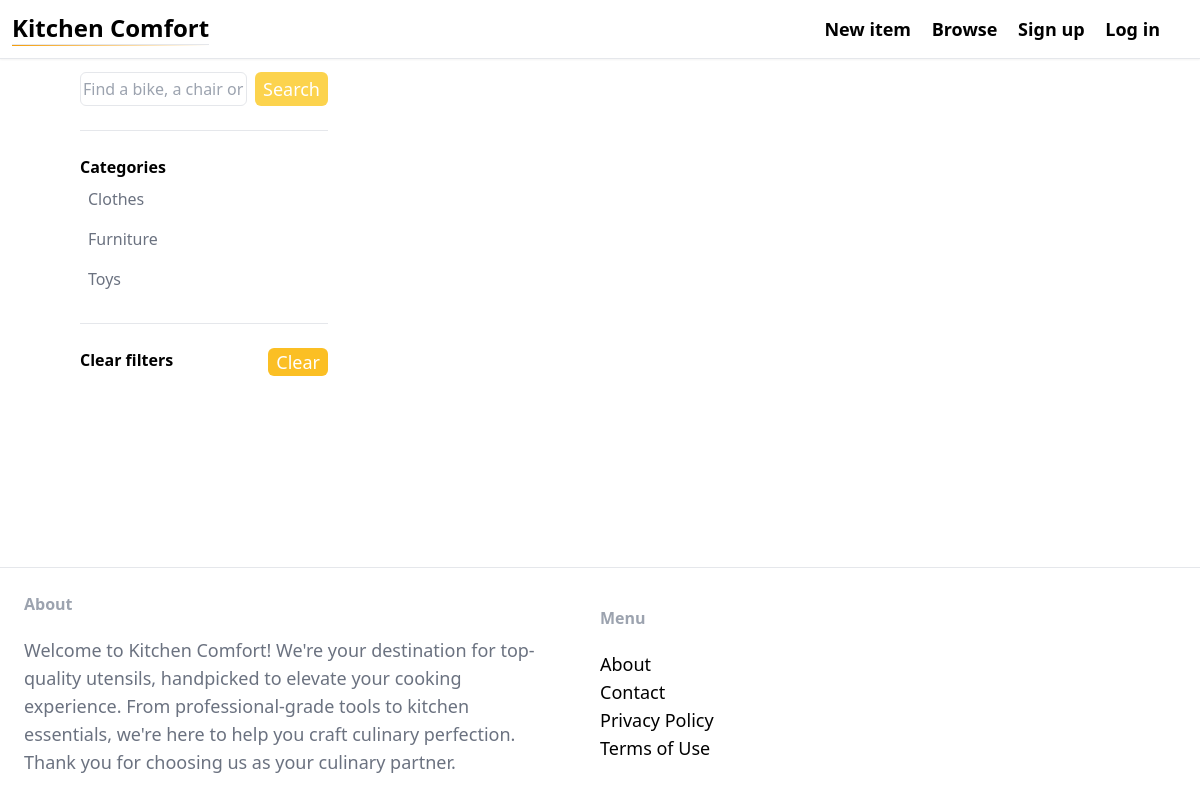
The page /items/?query=&category=14 on the database as committed earlier.
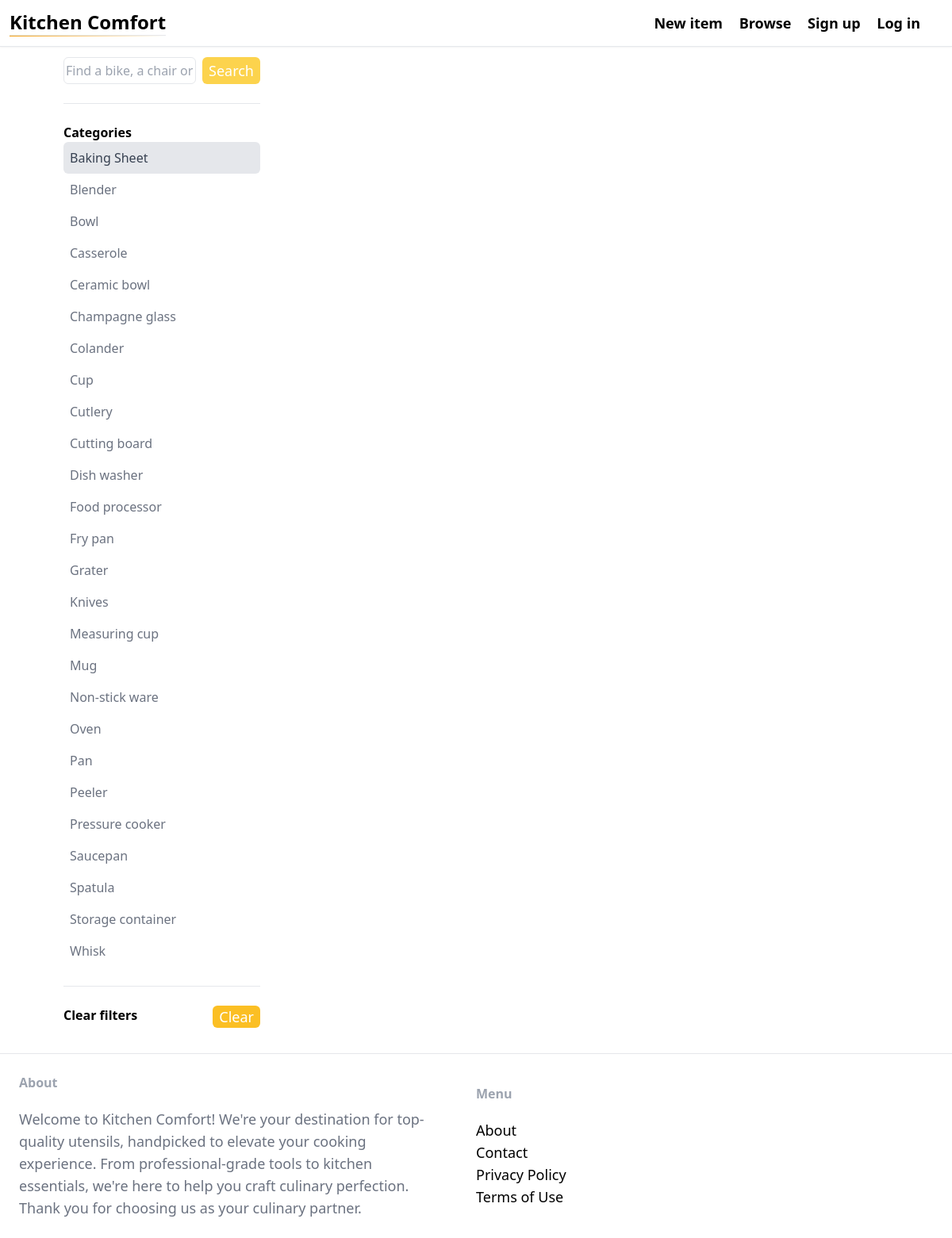
The same page on the database as committed later.
### item/models.py (models this page shows, shortened)
class Category(models.Model):
    name = models.CharField(max_length=255)
    class Meta:
        ordering = ('name',)
        verbose_name_plural = 'Categories'

### item/views.py (the view)
# urls.py: path('', views.items, name='items'),
def items(request):
    query = request.GET.get('query', '')
    category_id = request.GET.get('category', 0)
    categories = Category.objects.all()
    items = Item.objects.filter(is_sold=False)
    if category_id:
        items = items.filter(category_id=category_id)
    if query:
        items = items.filter(Q(name__icontains=query) | Q(description__iconstains=query))
    return render(request, 'item/items.html', {
        'items': items,
        'query': query,
        'categories': categories,
        'category_id': int(category_id),
    })

### item/templates/item/items.html (shortened to what this page needs)
{% extends 'core/base.html' %} {% block title %} Categories{% endblock %} {% block content %}
<div class="pb-6 grid grid-cols-1 md:grid-cols-4 gap-4 bg-white">
  <div class="col-span-1">
    <form method="get" action="{% url 'item:items' %}" class="flex gap-2">
      <input
        name="query"
        class="w-full py-1 px-0.5 border focus:outline-none rounded-md"
        type="text"
        value="{{ query }}"
        placeholder="Find a bike, a chair or a car..."
      />
      <button class="px-2 text-lg bg-yellow-300 text-white rounded-md">
        Search
      </button>
    </form>
    <hr class="my-6" />
    <p class="font-semibold">Categories</p>
    <ul>
      {% for category in categories %}
      <li
        class="py-2 text-gray-500 px-2 rounded-md{% if category.id == category_id %} bg-gray-200 text-gray-700{% endif %}"
      >
        <a
          href="{% url 'item:items' %}?query={{ query }}&category={{ category.id }}"
          >{{ category.name }}</a
        >
      </li>
      {% endfor %}
    </ul>
    <hr class="my-6" />
    <div class="flex justify-between">
      <p class="font-semibold">Clear filters</p>
      <ul>
        <li>
          <a
            href="{% url 'item:items' %}"
            class="px-2 inline-block bg-yellow-400 text-lg rounded-md text-white"
            >Clear</a
          >
        </li>
      </ul>
    </div>
  </div>
  <div class="col-span-3">
  </div>
</div>
{% endblock %}

### core/templates/core/base.html (shortened to what this page needs)
<!DOCTYPE html>
<html lang="en">
  <head>
    <link
      href="https://cdn.jsdelivr.net/npm/tailwindcss@2.2.19/dist/tailwind.min.css"
      rel="stylesheet"
    />
  </head>
  <body class="flex flex-col justify-between h-screen">
    <nav
      class="flex items-center justify-between flex-wrap border-b shadow-sm p-3 fixed top-0 left-0 right-0 z-50"
      style="
        background-color: rgba(255, 255, 255, 0.5);
        backdrop-filter: blur(10px);
      "
    >
      <div class="flex lg:relative items-center flex-shrink-0 text-black mr-6">
        <a href="/" class="text-sm lg:text-2xl font-semibold">
          Kitchen Comfort
          <hr class="bg-gradient-to-r from-yellow-500 to-white h-0.5" />
        </a>
      </div>
      <div
        id="menu"
        class="w-full block flex-grow lg:flex lg:items-center lg:absolute lg:right-10 lg:w-auto hidden lg:block pt-6 lg:pt-0"
      >
        <div class="text-sm lg:flex-grow font-bold lg:text-lg lg:font-semibold">
          <a
            href="{% url 'item:new' %}"
            class="block mt-4 lg:inline-block lg:mt-0 hover:text-gray-500 hover:underline mr-4"
          >
            New item
          </a>
          <a
            href="{% url 'item:items' %}"
            class="block mt-4 lg:inline-block lg:mt-0 hover:text-gray-500 hover:underline mr-4"
          >
            Browse
          </a>
          {% if request.user.is_authenticated %}
          <a
            href="{% url 'conversation:inbox' %}"
            class="block mt-4 lg:inline-block lg:mt-0 hover:text-gray-500 hover:underline mr-4"
          >
            Inbox
          </a>
          <a
            href="{% url 'dashboard:index' %}"
            class="block mt-4 lg:inline-block lg:mt-0 hover:text-gray-500 hover:underline"
          >
            Dashboard
          </a>
          {% else %}
          <a
            href="{% url 'core:signup' %}"
            class="block mt-4 lg:inline-block lg:mt-0 hover:text-gray-500 hover:underline mr-4"
          >
            Sign up
          </a>
          <a
            href="{% url 'core:login' %}"
            class="block mt-4 lg:inline-block lg:mt-0 hover:text-gray-500 hover:underline"
          >
            Log in
          </a>
          {% endif %}
        </div>
      </div>
    </nav>
    <div class="lg:px-20 px-6 py-2 mt-16">
      {% block content %} {% endblock %}
    </div>
    <footer class="py-6 px-6 flex flex-col lg:flex-row justify-between items-center border-t">
        <div class="w-full lg:w-1/2 pr-10 mb-6 lg:mb-0">
            <h3 class="mb-2 lg:mb-5 font-semibold text-gray-400">About</h3>
            <p class="text-md lg:text-lg text-gray-500">
                Welcome to Kitchen Comfort! We're your destination for top-quality
                utensils, handpicked to elevate your cooking experience. From
                professional-grade tools to kitchen essentials, we're here to help you
                craft culinary perfection. Thank you for choosing us as your culinary
                partner.
            </p>
        </div>
        <div class="w-full lg:w-1/2">
            <h3 class="mb-2 lg:mb-5 font-semibold text-gray-400">Menu</h3>
            <ul class="">
                <li>
                    <a
                        href="#"
                        class="text-md lg:text-lg text-teal-500 hover:text-teal-700"
                        >About</a
                    >
                </li>
                <li>
                    <a
                        href="{% url 'core:contact' %}"
                        class="text-md lg:text-lg text-teal-500 hover:text-teal-700"
                        >Contact</a
                    >
                </li>
                <li>
                    <a
                        href="#"
                        class="text-md lg:text-lg text-teal-500 hover:text-teal-700"
                        >Privacy Policy</a
                    >
                </li>
                <li>
                    <a
                        href="#"
                        class="text-md lg:text-lg text-teal-500 hover:text-teal-700"
                        >Terms of Use</a
                    >
                </li>
            </ul>
        </div>
    </footer>
  </body>
</html>

Rows that differ between the two databases and show on the page:
added Category: name "Baking Sheet"
added Category: name "Blender"
added Category: name "Bowl"
added Category: name "Casserole"
added Category: name "Ceramic bowl"
added Category: name "Champagne glass"
added Category: name "Colander"
added Category: name "Cup"
changed Category: name "Clothes" → "Cutlery"
changed Category: name "Furniture" → "Cutting board"
added Category: name "Dish washer"
added Category: name "Food processor"
added Category: name "Fry pan"
added Category: name "Grater"
added Category: name "Knives"
added Category: name "Measuring cup"
added Category: name "Mug"
added Category: name "Non-stick ware"
added Category: name "Oven"
added Category: name "Pan"
changed Category: name "Toys" → "Peeler"
added Category: name "Pressure cooker"
added Category: name "Saucepan"
added Category: name "Spatula"
added Category: name "Storage container"
added Category: name "Whisk"
